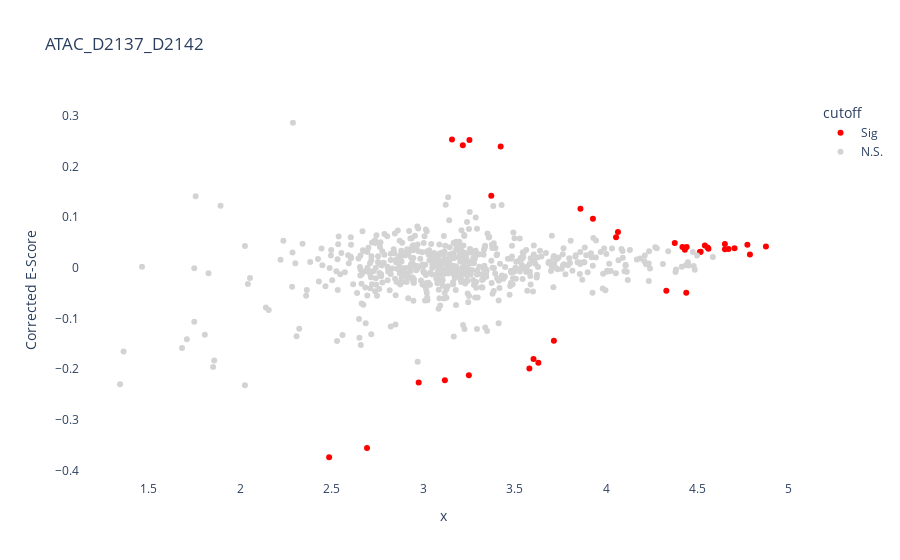
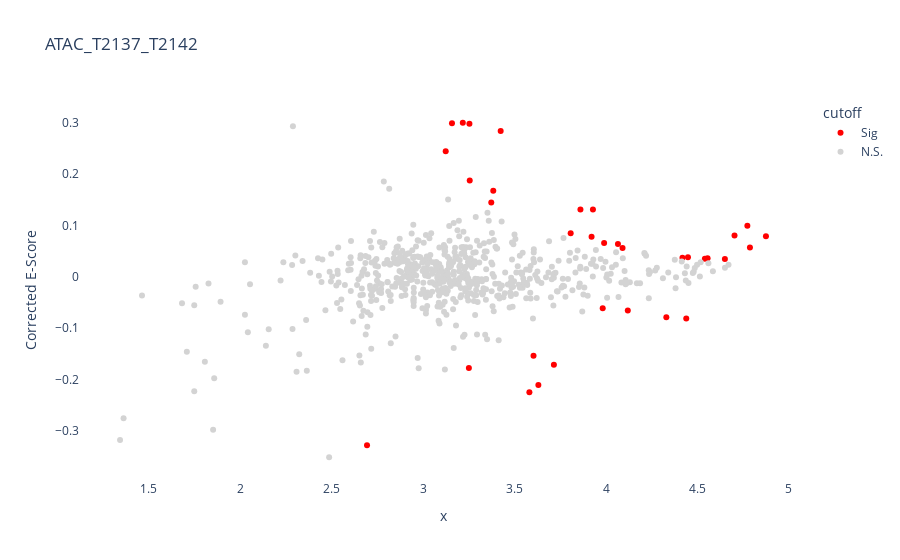

The cell these charts' notebook holds for them, in order:
### Code cell
s1df = MAplotresults(shortsamplename="ATAC_D2137_D2142")
s2df = MAplotresults(shortsamplename="ATAC_T2137_T2142")

### Figure 1 — Plotly figure (JSON) as saved in the notebook; plotly's stock layout.template omitted (floating-point values rounded to 4 significant figures; data arrays with more than 128 entries replaced by an {"elided": "..."} marker saying what was removed)
{"data": [{"customdata": [["ZN770_HUMAN.H11MO.0.C", 1, 1e-68], ["ZN770_HUMAN.H11MO.1.C", 0.01, 1e-54], ["ZN143_HUMAN.H11MO.0.A", 1e-43, 1e-35], ["THA11_HUMAN.H11MO.0.B", 1e-38, 1e-32], ["HSF1_HUMAN.H11MO.0.A", 1e-31, 1e-31], ["PAX5_HUMAN.H11MO.0.A", 1, 1e-28], ["ZN467_HUMAN.H11MO.0.C", 1, 1e-28], ["NRF1_HUMAN.H11MO.0.A", 1e-48, 1e-28], ["HSF4_HUMAN.H11MO.0.D", 1e-25, 1e-23], ["IRF4_HUMAN.H11MO.0.A", 1e-22, 1e-21], ["MAZ_HUMAN.H11MO.0.A", 0.1, 1e-21], ["ZNF76_HUMAN.H11MO.0.C", 1e-29, 1e-21], ["HXB2_HUMAN.H11MO.0.D", 1e-23, 1e-20], ["HSF2_HUMAN.H11MO.0.A", 1e-19, 1e-19], ["CPEB1_HUMAN.H11MO.0.D", 1, 1e-19], ["VEZF1_HUMAN.H11MO.0.C", 1, 1e-17], ["ZN121_HUMAN.H11MO.0.C", 1, 1e-17], ["TBX15_HUMAN.H11MO.0.D", 0.001, 1e-17], ["GABPA_HUMAN.H11MO.0.A", 1e-22, 1e-16], ["IRF8_HUMAN.H11MO.0.B", 1e-17, 1e-16], ["WT1_HUMAN.H11MO.0.C", 0.001, 1e-15], ["ELK4_HUMAN.H11MO.0.A", 1e-20, 1e-14], ["KLF15_HUMAN.H11MO.0.A", 1e-05, 1e-14], ["ZN281_HUMAN.H11MO.0.A", 0.1, 1e-14], ["KAISO_HUMAN.H11MO.0.A", 1e-16, 1e-13], ["FOXL1_HUMAN.H11MO.0.D", 1, 1e-12], ["BC11A_HUMAN.H11MO.0.A", 1e-11, 1e-12], ["ZN263_HUMAN.H11MO.0.A", 1, 1e-11], ["ZN148_HUMAN.H11MO.0.D", 1e-05, 1e-10], ["NFKB2_HUMAN.H11MO.0.B", 0.0001, 1e-09], ["ETV1_HUMAN.H11MO.0.A", 1e-13, 1e-09], ["MAZ_HUMAN.H11MO.1.A", 1, 1e-09], ["KLF16_HUMAN.H11MO.0.D", 1e-11, 1e-08], ["KAISO_HUMAN.H11MO.1.A", 1e-10, 1e-08], ["ZBT17_HUMAN.H11MO.0.A", 1, 1e-08], ["EGR2_HUMAN.H11MO.0.A", 0.513, 1e-08]], "hovertemplate": "cutoff=Sig<br>x=%{x}<br>Corrected E-Score=%{y}<br>#TF=%{customdata[0]}<br>P-adj=%{customdata[1]}<br>Corrected P-adj=%{customdata[2]}<extra></extra>", "legendgroup": "Sig", "marker": {"color": "red", "symbol": "circle"}, "mode": "markers", "name": "Sig", "orientation": "v", "showlegend": true, "type": "scatter", "x": [4.874, 4.773, 3.63, 3.581, 3.424, 4.703, 4.65, 3.603, 3.253, 3.86, 4.67, 3.715, 3.217, 3.157, 4.439, 4.65, 4.787, 4.54, 3.25, 3.928, 4.555, 3.119, 4.56, 4.376, 2.693, 4.33, 4.065, 4.441, 4.418, 3.372, 2.975, 4.055, 4.517, 2.486, 4.513, 4.431], "xaxis": "x", "y": [0.04188, 0.04521, -0.1877, -0.1989, 0.2393, 0.03865, 0.04692, -0.18, 0.2521, 0.1164, 0.03703, -0.1443, 0.2415, 0.2532, -0.04957, 0.03621, 0.02584, 0.044, -0.212, 0.09646, 0.04001, -0.222, 0.03717, 0.04861, -0.3559, -0.04555, 0.07048, 0.04066, 0.04079, 0.142, -0.2267, 0.06025, 0.03142, -0.374, 0.03094, 0.03548], "yaxis": "y"}, {"customdata": {"elided": "735x3 mixed values"}, "hovertemplate": "cutoff=N.S.<br>x=%{x}<br>Corrected E-Score=%{y}<br>#TF=%{customdata[0]}<br>P-adj=%{customdata[1]}<br>Corrected P-adj=%{customdata[2]}<extra></extra>", "legendgroup": "N.S.", "marker": {"color": "#D3D3D3", "symbol": "circle"}, "mode": "markers", "name": "N.S.", "orientation": "v", "showlegend": true, "type": "scatter", "x": {"elided": "735 float values"}, "xaxis": "x", "y": {"elided": "735 float values"}, "yaxis": "y"}], "layout": {"legend": {"title": {"text": "cutoff"}, "tracegroupgap": 0}, "paper_bgcolor": "rgba(0, 0, 0, 0)", "plot_bgcolor": "rgba(0, 0, 0, 0)", "title": {"text": "ATAC_D2137_D2142"}, "xaxis": {"anchor": "y", "domain": [0, 1], "title": {"text": "x"}}, "yaxis": {"anchor": "x", "domain": [0, 1], "title": {"text": "Corrected E-Score"}}}}

### Figure 2 — Plotly figure (JSON) as saved in the notebook; plotly's stock layout.template omitted (floating-point values rounded to 4 significant figures; data arrays with more than 128 entries replaced by an {"elided": "..."} marker saying what was removed)
{"data": [{"customdata": [["ZN770_HUMAN.H11MO.1.C", 0.807, 1e-257], ["ZN770_HUMAN.H11MO.0.C", 0.01, 1e-254], ["PAX5_HUMAN.H11MO.0.A", 1, 1e-121], ["ZN121_HUMAN.H11MO.0.C", 1, 1e-88], ["HSF1_HUMAN.H11MO.0.A", 1e-49, 1e-46], ["CPEB1_HUMAN.H11MO.0.D", 1e-13, 1e-46], ["THA11_HUMAN.H11MO.0.B", 1e-54, 1e-42], ["ZN143_HUMAN.H11MO.0.A", 1e-51, 1e-38], ["FOXL1_HUMAN.H11MO.0.D", 0.0001, 1e-36], ["HXB2_HUMAN.H11MO.0.D", 1e-39, 1e-33], ["HSF4_HUMAN.H11MO.0.D", 1e-38, 1e-32], ["ZNF76_HUMAN.H11MO.0.C", 1e-48, 1e-29], ["HSF2_HUMAN.H11MO.0.A", 1e-29, 1e-28], ["IRF8_HUMAN.H11MO.0.B", 1e-34, 1e-27], ["IRF4_HUMAN.H11MO.0.A", 1e-28, 1e-25], ["NRF1_HUMAN.H11MO.0.A", 1e-53, 1e-19], ["ZN467_HUMAN.H11MO.0.C", 1e-52, 1e-17], ["BATF_HUMAN.H11MO.0.A", 1e-20, 1e-16], ["TF65_HUMAN.H11MO.0.A", 1e-08, 1e-13], ["WT1_HUMAN.H11MO.0.C", 1e-62, 1e-12], ["FOXJ3_HUMAN.H11MO.1.B", 0.0001, 1e-12], ["TBX15_HUMAN.H11MO.0.D", 1e-82, 1e-12], ["BATF3_HUMAN.H11MO.0.B", 1e-16, 1e-12], ["GABPA_HUMAN.H11MO.0.A", 1e-22, 1e-11], ["KAISO_HUMAN.H11MO.0.A", 1e-15, 1e-10], ["SP1_HUMAN.H11MO.0.A", 1e-115, 1e-10], ["IRF2_HUMAN.H11MO.0.A", 1e-20, 1e-09], ["ZN219_HUMAN.H11MO.0.D", 0.01, 1e-09], ["NFKB2_HUMAN.H11MO.0.B", 0.1, 1e-09], ["BC11A_HUMAN.H11MO.0.A", 1e-10, 1e-09], ["ZN148_HUMAN.H11MO.0.D", 1e-62, 1e-08], ["ARI3A_HUMAN.H11MO.0.D", 1e-05, 1e-08], ["STAT2_HUMAN.H11MO.0.A", 1e-21, 1e-08], ["SMAD3_HUMAN.H11MO.0.B", 1, 1e-08]], "hovertemplate": "cutoff=Sig<br>x=%{x}<br>Corrected E-Score=%{y}<br>#TF=%{customdata[0]}<br>P-adj=%{customdata[1]}<br>Corrected P-adj=%{customdata[2]}<extra></extra>", "legendgroup": "Sig", "marker": {"color": "red", "symbol": "circle"}, "mode": "markers", "name": "Sig", "orientation": "v", "showlegend": true, "type": "scatter", "x": [4.773, 4.874, 4.703, 4.787, 3.424, 4.439, 3.581, 3.63, 4.33, 3.217, 3.253, 3.715, 3.157, 3.928, 3.86, 3.603, 4.65, 3.123, 3.383, 4.555, 4.119, 4.54, 3.255, 3.25, 2.693, 4.448, 3.921, 3.807, 3.372, 4.065, 4.418, 3.982, 3.989, 4.09], "xaxis": "x", "y": [0.09948, 0.07937, 0.08051, 0.05734, 0.2842, -0.08119, -0.2244, -0.2104, -0.07856, 0.3002, 0.2984, -0.1708, 0.2993, 0.1314, 0.1311, -0.1536, 0.03503, 0.2448, 0.1678, 0.03643, -0.06552, 0.03547, 0.188, -0.1773, -0.3278, 0.03844, 0.07796, 0.08522, 0.1448, 0.06429, 0.03732, -0.06124, 0.06582, 0.05635], "yaxis": "y"}, {"customdata": {"elided": "737x3 mixed values"}, "hovertemplate": "cutoff=N.S.<br>x=%{x}<br>Corrected E-Score=%{y}<br>#TF=%{customdata[0]}<br>P-adj=%{customdata[1]}<br>Corrected P-adj=%{customdata[2]}<extra></extra>", "legendgroup": "N.S.", "marker": {"color": "#D3D3D3", "symbol": "circle"}, "mode": "markers", "name": "N.S.", "orientation": "v", "showlegend": true, "type": "scatter", "x": {"elided": "737 float values"}, "xaxis": "x", "y": {"elided": "737 float values"}, "yaxis": "y"}], "layout": {"legend": {"title": {"text": "cutoff"}, "tracegroupgap": 0}, "paper_bgcolor": "rgba(0, 0, 0, 0)", "plot_bgcolor": "rgba(0, 0, 0, 0)", "title": {"text": "ATAC_T2137_T2142"}, "xaxis": {"anchor": "y", "domain": [0, 1], "title": {"text": "x"}}, "yaxis": {"anchor": "x", "domain": [0, 1], "title": {"text": "Corrected E-Score"}}}}
